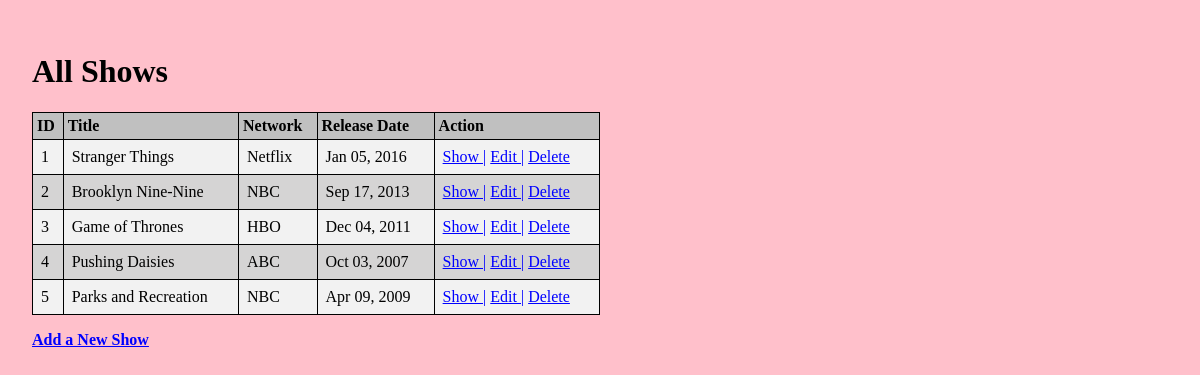
The app's page /shows, older data.
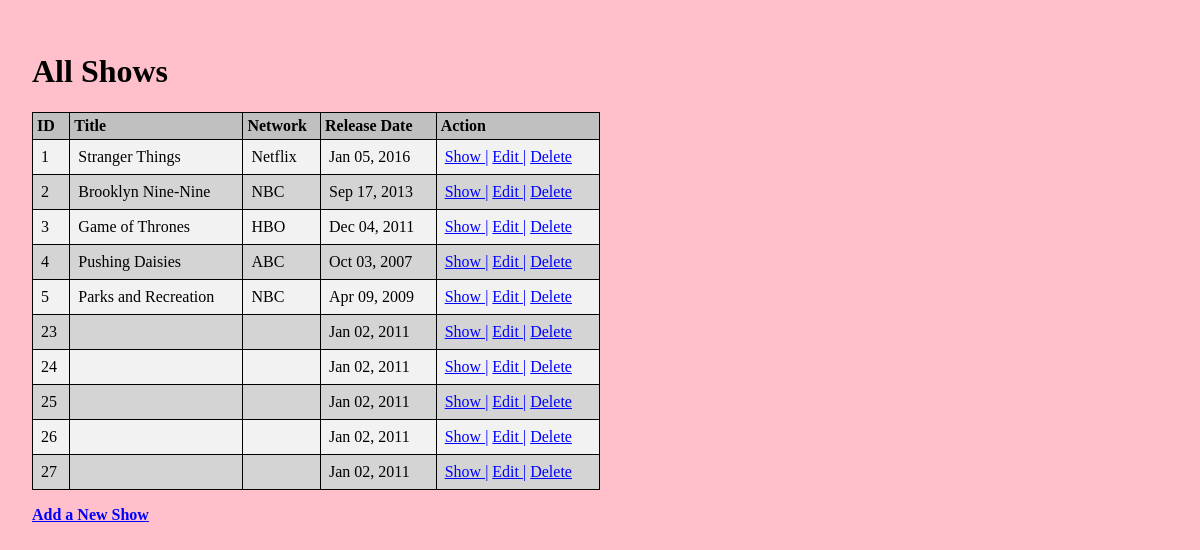
The same page, newer data.
### TV_app/models.py (models this page shows)
class Show(models.Model):
    title = models.CharField(max_length=255)
    network = models.CharField(max_length=45)
    desc = models.TextField(default="cool film")
    release_date = models.DateTimeField(null=True)
    created_at = models.DateTimeField(auto_now_add=True)
    updated_at = models.DateTimeField(auto_now=True)

### TV_app/views.py (the view)
# urls.py: path('shows', views.showAll),
def showAll(request):
    all_shows = Show.objects.all()
    context = {
        'all_shows':all_shows,
    }
    return render(request, 'show_all.html', context)

### TV_app/templates/show_all.html (shortened to what this page needs)
<!DOCTYPE html>
<html lang="en">
<head>
    {% load static %}
    <link rel="stylesheet" href="{% static 'css/TVstyle.css' %}">
</head>
<body>
    <h1>All Shows</h1>
    <table>
        <tr>
            <th>ID</th>
            <th>Title</th>
            <th>Network</th>
            <th>Release Date</th>
            <th>Action</th>
        </tr>
        {% for show in all_shows %}
        <tr>
            <td>{{ show.id }}</td>
            <td>{{ show.title }}</td>
            <td>{{ show.network }}</td>
            <td>{{ show.release_date|date:"M d, Y" }}</td>
            <td>
                <a href="/shows/{{show.id}}">Show |</a>
                <a href="/shows/{{show.id}}/edit">Edit |</a>
                <a href="/delete/{{show.id}}">Delete</a>
            </td>
        </tr>
        {% endfor %}
    </table>
    <strong><a href="/shows/new">Add a New Show</a></strong>
</body>
</html>

### TV_app/static/css/TVstyle.css (style rules this page uses)
body { padding: 1.5em; background-color:pink; }
table, td, th { border: 1px solid black; }
table { border-collapse: collapse; width: 50%; margin-bottom: 1em; }
th, td { text-align: left; padding: 8px; }
th { background-color:silver; padding: 4px; }
tr:nth-child(even) { background-color: #f2f2f2 }
tr { background-color: rgb(213, 212, 212); }
a { color: blue; }

Row changes from the older to the newer data that the page shows:
added Show: id "23", release_date "Jan 02, 2011"
added Show: id "24", release_date "Jan 02, 2011"
added Show: id "25", release_date "Jan 02, 2011"
added Show: id "26", release_date "Jan 02, 2011"
added Show: id "27", release_date "Jan 02, 2011"
